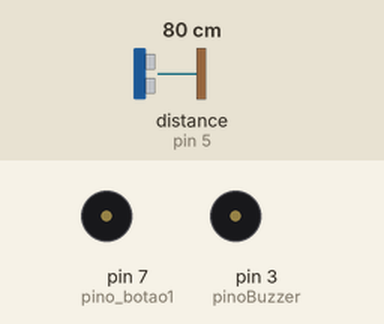
Recording of a sketch running on a simulated Arduino Uno, built with avr-gcc and run on an emulated ATmega328P. Parts: buzzer (waves = sounding, pin HIGH). The inputs (shaded band) are chosen by the test bench; at power-on: distance to the obstacle (sensor on pin 5) 80 cm. The echo pulse lasts 58.3 µs per cm; no radio packets arrive unless stated; what the sketch prints to the serial monitor is not drawn.

Above: at 1.2 s.
1.3 s: distance to the obstacle (sensor on pin 5) set to 17 cm
4.3 s: distance to the obstacle (sensor on pin 5) set to 14 cm
At 4.7 s:
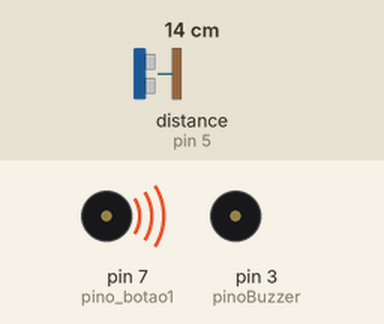
5.8 s: distance to the obstacle (sensor on pin 5) set to 18 cm
At 7.1 s:
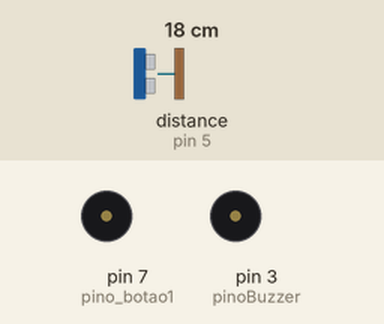
8.8 s: distance to the obstacle (sensor on pin 5) set to 2 cm
At 9.3 s:
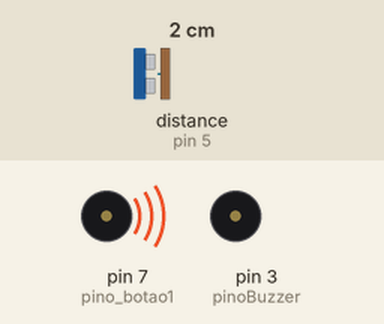
Timing chart, 0 to 11.8 s (numbered marks = the images above; inputs shaded):
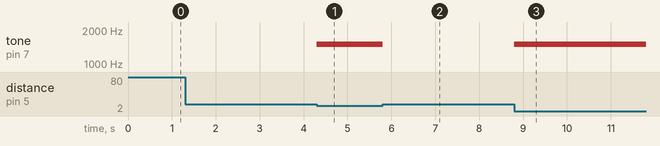

Measured:
- the behaviour switches between 16 and 15 cm on distance to the obstacle (sensor on pin 5) (found by bisection; images 0 and 1)
- after the input at 4.3 s, tone on pin 7 (pino_botao1): silent → 1500 Hz at once
- after the input at 5.8 s, tone on pin 7 (pino_botao1): 1500 Hz → silent at once
- after the input at 8.8 s, tone on pin 7 (pino_botao1): silent → 1500 Hz at once

The sketch:

11122018-RF_Transmiter_with_RF24.ino
```cpp
#include <SPI.h>
#include "nRF24L01.h"
#include "RF24.h"

//Ultrasonic Sensor Constants
#include "Ultrasonic.h"   //INCLUSÃO DA BIBLIOTECA NECESSÁRIA PARA FUNCIONAMENTO DO CÓDIGO
const int echoPin = 5;   //PINO DIGITAL UTILIZADO PELO HC-SR04 ECHO(RECEBE)  //
const int trigPin = 6;  //PINO DIGITAL UTILIZADO PELO HC-SR04 TRIG(ENVIA)     //
const int pinoBuzzer = 3;  //PINO DIGITAL EM QUE O BUZZER ESTÁ CONECTADO // = Tx -->>Rx - Acionando Rodas em Rx

Ultrasonic ultrasonic(trigPin,echoPin);   //INICIALIZANDO OS PINOS
int distancia;    //CRIA UMA VARIÁVEL CHAMADA "distancia" DO TIPO INTEIRO
String result;    //CRIA UMA VARIÁVEL CHAMADA "result" DO TIPO STRING


//Armazena os dados enviados
int dados[1];

//Inicializa a placa nos pinos 9 (CE) e 10 (CS) do Arduino
RF24 radio(9,10);

//Define o endereco para comunicacao entre os modulos
const uint64_t pipe = 0xE14BC8F482LL;

//Define os pinos dos botoes
int pino_botao1 = 7;
//int pino_botao2 = 2;

void setup()
{
  //Define os botoes como entrada e
  //ativa pull-up
  pinMode(7, INPUT);
  digitalWrite(7,HIGH);
//  pinMode(2, INPUT);
//  digitalWrite(2,HIGH);

  //Inicializa a serial
  Serial.begin(57600);
  Serial.println("Pressione botao 1 ou 2 para iniciar a comunicacao...");

  //Inicializa a comunicacao
  radio.begin();
  //Entra em modo de transmissao
  radio.openWritingPipe(pipe);

     //Define PIN Ultrasonic
  //pinMode(echoPin, INPUT);     //DEFINE O PINO 5 COMO ENTRADA (RECEBE)
  DDRD = DDRD & B11101111;
  //pinMode(trigPin, OUTPUT);     //DEFINE O PINO 6 COMO SAÍDA (ENVIA)
  DDRD = DDRD | B01000000;
  //pinMode(pinoBuzzer, OUTPUT);  //DECLARA O PINO 3 COMO SENDO SAÍDA
  DDRD = DDRD | B00001000;
}

void loop()
{
  hcsr04();     // FAZ A CHAMADA DO MÉTODO "hcsr04()"

if(distancia <= 15){        // SE A DISTÂNCIA ENTRE O OBJETO E O SENSOR ULTRASONICO FOR MENOR     //QUE 30CM, FAZ
tone(pino_botao1,1500);      //ACIONA O PINO 7 Tx SINAL PARA O Rx
//tone ((PORTB = PORTB & B00100000),1500); DESLIGAVA O CCTO
}else{                      //SENÃO, FAZ
noTone(pino_botao1);         //BUZZER PERMANECE DESLIGADO
}
  //Envia o numero 1 caso o botao1 seja pressionado
  if (digitalRead(pino_botao1) == LOW)
  //if(distancia <= 30)
  {
    Serial.println("Botao 1 pressionado !");
    dados[0] = 1;
    radio.write(dados, 1);
  }

  //Envia o numero 2 caso o botao2 seja pressionado
//  if (digitalRead(pino_botao2) == LOW)
  //{
    //Serial.println("Botao 2 pressionado !");
    //dados[0] = 2;
  //  radio.write(dados, 1);
  //}
 }
 void hcsr04(){
//digitalWrite(trigPin, LOW);     //SETA O PINO 6 COM UM PULSO BAIXO "LOW"
PORTD = PORTD & B01000000;
delayMicroseconds(2);           // DELAY DE 2 MICROSSEGUNDOS
//digitalWrite(trigPin, HIGH);    //SETA O PINO 6 COM PULSO ALTO "HIGH"
PORTD = PORTD | B00000001;
delayMicroseconds(10);          // DELAY DE 10 MICROSSEGUNDOS
//digitalWrite(trigPin, LOW);     //SETA O PINO 6 COM PULSO BAIXO "LOW" NOVAMENTE
PORTD = PORTD & B00000000;
                                // FUNÇÃO RANGING, FAZ A CONVERSÃO DO TEMPO DE
                               //RESPOSTA DO ECHO EM CENTÍMETROS E ARMAZENA
                               //NA VARIÁVEL "distancia"
distancia = (ultrasonic.Ranging(CM));   // VARIÁVEL GLOBAL RECEBE O VALOR DA DISTÂNCIA MEDIDA
}
```
